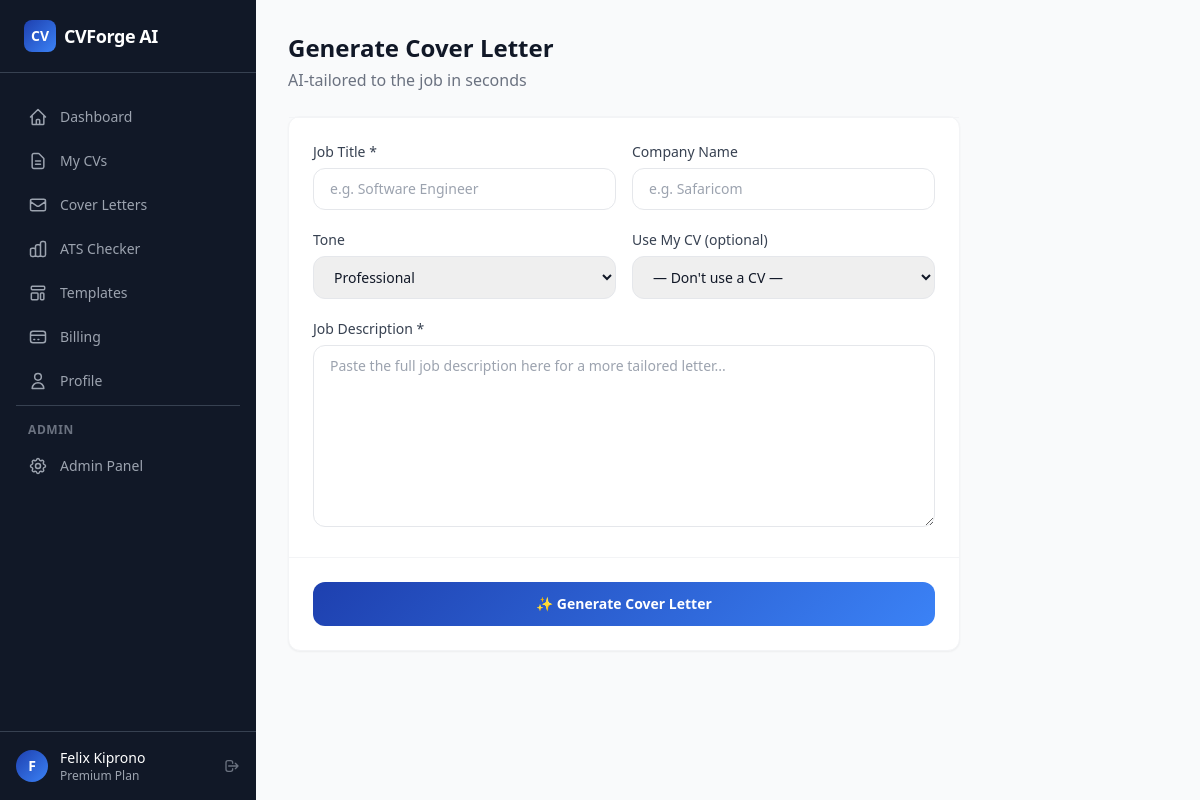
Page /cover-letter/new (signed in) on the committed database.
### app/models.py (models this page shows, shortened)
class User(db.Model, UserMixin):
    __tablename__ = "users"
    id = db.Column(db.Integer, primary_key=True)
    email = db.Column(db.String(255), unique=True, nullable=False, index=True)
    username = db.Column(db.String(80), unique=True, nullable=True, index=True)
    password_hash = db.Column(db.String(255), nullable=True)
    first_name = db.Column(db.String(80), nullable=True)
    last_name = db.Column(db.String(80), nullable=True)
    avatar_url = db.Column(db.String(500), nullable=True)
    google_id = db.Column(db.String(255), unique=True, nullable=True, index=True)
    oauth_provider = db.Column(db.String(50), nullable=True)
    is_active = db.Column(db.Boolean, default=True, nullable=False)
    is_admin = db.Column(db.Boolean, default=False, nullable=False)
    is_verified = db.Column(db.Boolean, default=False, nullable=False)
    verification_token = db.Column(db.String(255), nullable=True)
    reset_token = db.Column(db.String(255), nullable=True)
    reset_token_expires = db.Column(db.DateTime(timezone=True), nullable=True)
    plan = db.Column(db.String(20), default="free", nullable=False)
    plan_expires_at = db.Column(db.DateTime(timezone=True), nullable=True)
    created_at = db.Column(db.DateTime(timezone=True), default=utcnow, nullable=False)
    updated_at = db.Column(db.DateTime(timezone=True), default=utcnow, onupdate=utcnow, nullable=False)
    last_login_at = db.Column(db.DateTime(timezone=True), nullable=True)
    profile = db.relationship("Profile", backref="user", uselist=False, lazy="joined", cascade="all, delete-orphan")
    resumes = db.relationship("Resume", backref="user", lazy="dynamic", cascade="all, delete-orphan")
    cover_letters = db.relationship("CoverLetter", backref="user", lazy="dynamic", cascade="all, delete-orphan")
    subscriptions = db.relationship("Subscription", backref="user", lazy="dynamic", cascade="all, delete-orphan")
    payments = db.relationship("Payment", backref="user", lazy="dynamic", cascade="all, delete-orphan")
    ai_usages = db.relationship("AIUsage", backref="user", lazy="dynamic", cascade="all, delete-orphan")
    activity_logs = db.relationship("ActivityLog", backref="user", lazy="dynamic", cascade="all, delete-orphan")
    notifications = db.relationship("Notification", backref="user", lazy="dynamic", cascade="all, delete-orphan")
    @property
    def is_premium(self) -> bool:
        if self.plan in ("pro", "premium") and self.plan_expires_at:
            return _make_aware(self.plan_expires_at) > datetime.now(timezone.utc)
        return False
    @property
    def full_name(self) -> str:
        parts = filter(None, [self.first_name, self.last_name])
        return " ".join(parts) or self.email.split("@")[0]

### app/routes/cover_letter.py (the view, shortened to what this page needs)
@cover_letter_bp.route("/new", methods=["GET", "POST"])
@login_required
def new_letter():
    resumes = (Resume.query.filter_by(user_id=current_user.id)
               .order_by(Resume.updated_at.desc()).all())
    return render_template("cover_letter/new.html", resumes=resumes)

### app/__init__.py (called while the page is built)
@login_manager.user_loader
def load_user(user_id):
    return db.session.get(User, int(user_id))

### app/models.py (called while the page is built)
def _make_aware(dt):
    if dt is None:
        return None
    if dt.tzinfo is None:
        return dt.replace(tzinfo=timezone.utc)
    return dt

### app/templates/cover_letter/new.html (shortened to what this page needs)
{% extends "base_dashboard.html" %}
{% block page_title %}Generate Cover Letter{% endblock %}
{% block page_subtitle %}AI-tailored to the job in seconds{% endblock %}
{% block content %}
<div class="max-w-2xl">
  <form method="POST" class="bg-white rounded-xl border border-gray-100 shadow-sm divide-y divide-gray-100">
    <div class="p-6 space-y-5">
      <div class="grid sm:grid-cols-2 gap-4">
        <div>
          <label class="block text-sm font-medium text-gray-700 mb-1.5">Job Title *</label>
          <input type="text" name="job_title" required placeholder="e.g. Software Engineer"
                 class="w-full border border-gray-200 rounded-xl px-4 py-2.5 text-sm focus:outline-none focus:ring-2 focus:ring-blue-500"/>
        </div>
        <div>
          <label class="block text-sm font-medium text-gray-700 mb-1.5">Company Name</label>
          <input type="text" name="company_name" placeholder="e.g. Safaricom"
                 class="w-full border border-gray-200 rounded-xl px-4 py-2.5 text-sm focus:outline-none focus:ring-2 focus:ring-blue-500"/>
        </div>
      </div>
      <div class="grid sm:grid-cols-2 gap-4">
        <div>
          <label class="block text-sm font-medium text-gray-700 mb-1.5">Tone</label>
          <select name="tone"
                  class="w-full border border-gray-200 rounded-xl px-4 py-2.5 text-sm focus:outline-none focus:ring-2 focus:ring-blue-500">
            {% for val, label in [('professional','Professional'),('formal','Formal'),('executive','Executive'),('friendly','Friendly')] %}
            <option value="{{ val }}">{{ label }}</option>
            {% endfor %}
          </select>
        </div>
        <div>
          <label class="block text-sm font-medium text-gray-700 mb-1.5">Use My CV (optional)</label>
          <select name="resume_id"
                  class="w-full border border-gray-200 rounded-xl px-4 py-2.5 text-sm focus:outline-none focus:ring-2 focus:ring-blue-500">
            <option value="">— Don't use a CV —</option>
          </select>
        </div>
      </div>
      <div>
        <label class="block text-sm font-medium text-gray-700 mb-1.5">Job Description *</label>
        <textarea name="job_description" rows="8" required
                  placeholder="Paste the full job description here for a more tailored letter..."
                  class="w-full border border-gray-200 rounded-xl px-4 py-2.5 text-sm focus:outline-none focus:ring-2 focus:ring-blue-500 resize-y"></textarea>
      </div>
    </div>
    <div class="p-6">
      <button type="submit"
              class="w-full py-3 gradient-brand text-white font-semibold rounded-xl hover:opacity-90 transition text-sm">
        ✨ Generate Cover Letter
      </button>
    </div>
  </form>
</div>
{% endblock %}

### app/templates/base_dashboard.html (shortened to what this page needs)
{% extends "base.html" %}
{% block body %}
<div class="min-h-screen flex" x-data="{sidebarOpen: false}">
  <aside class="hidden lg:flex lg:flex-col lg:w-64 lg:fixed lg:inset-y-0 bg-gray-900 text-white">
    <div class="flex items-center gap-2 px-6 py-5 border-b border-gray-700">
      <div class="w-8 h-8 rounded-lg gradient-brand flex items-center justify-center text-white font-bold text-sm">CV</div>
      <span class="font-bold text-lg tracking-tight">CVForge AI</span>
    </div>
    <nav class="flex-1 px-4 py-6 space-y-1 overflow-y-auto">
      {% for endpoint, icon_path, label in nav %}
      <a href="{{ url_for(endpoint) }}"
         class="flex items-center gap-3 px-3 py-2.5 rounded-lg text-sm font-medium transition-colors
         {% if request.endpoint == endpoint %}bg-blue-600 text-white{% else %}text-gray-400 hover:bg-gray-800 hover:text-white{% endif %}">
        <svg class="w-5 h-5 flex-shrink-0" fill="none" viewBox="0 0 24 24" stroke="currentColor" stroke-width="1.8">
          <path stroke-linecap="round" stroke-linejoin="round" d="{{ icon_path }}"/>
        </svg>
        {{ label }}
      </a>
      {% endfor %}
      {% if current_user.is_admin %}
      <div class="pt-4 mt-4 border-t border-gray-700">
        <p class="px-3 text-xs font-semibold text-gray-500 uppercase tracking-wider mb-2">Admin</p>
        <a href="{{ url_for('admin.index') }}"
           class="flex items-center gap-3 px-3 py-2.5 rounded-lg text-sm font-medium text-gray-400 hover:bg-gray-800 hover:text-white transition-colors">
          Admin Panel
        </a>
      </div>
      {% endif %}
    </nav>
    <div class="px-4 py-4 border-t border-gray-700">
      <div class="flex items-center gap-3">
        <div class="w-8 h-8 rounded-full gradient-brand flex items-center justify-center text-white text-sm font-bold flex-shrink-0">
          {{ current_user.first_name[0]|upper if current_user.first_name else current_user.email[0]|upper }}
        </div>
        <div class="flex-1 min-w-0">
          <p class="text-sm font-medium text-white truncate">{{ current_user.full_name }}</p>
          <p class="text-xs text-gray-400 capitalize">{{ current_user.plan }} plan</p>
        </div>
        <a href="{{ url_for('auth.logout') }}" title="Logout"
           class="text-gray-500 hover:text-white transition-colors">
          <svg class="w-4 h-4" fill="none" viewBox="0 0 24 24" stroke="currentColor">
            <path stroke-linecap="round" stroke-linejoin="round" stroke-width="2"
                  d="M17 16l4-4m0 0l-4-4m4 4H7m6 4v1a3 3 0 01-3 3H6a3 3 0 01-3-3V7a3 3 0 013-3h4a3 3 0 013 3v1"/>
          </svg>
        </a>
      </div>
    </div>
  </aside>
  <div class="flex-1 lg:ml-64 flex flex-col min-h-screen">
    <main class="flex-1 p-4 lg:p-8">
      {% if self.page_title() %}
      <div class="mb-6 flex items-center justify-between gap-4">
        <div>
          <h1 class="text-2xl font-bold text-gray-900">{% block page_title %}{% endblock %}</h1>
          {% if self.page_subtitle() %}
          <p class="text-gray-500 mt-1">{% block page_subtitle %}{% endblock %}</p>
          {% endif %}
        </div>
      </div>
      {% endif %}
      {% block content %}{% endblock %}
    </main>
  </div>
</div>
{% endblock %}

### app/templates/base.html (style rules this page uses)
.gradient-brand { background:linear-gradient(135deg,#1e40af 0%,#3b82f6 100%) }

### rows in the picture
User: first_name "F", full_name "Felix Kiprono", plan "Premium"

### other values in the picture
{{ label }} "Dashboard" "My CVs" "Cover Letters" "ATS Checker" "Templates" "Billing" "Profile"
form field tone "Professional"
